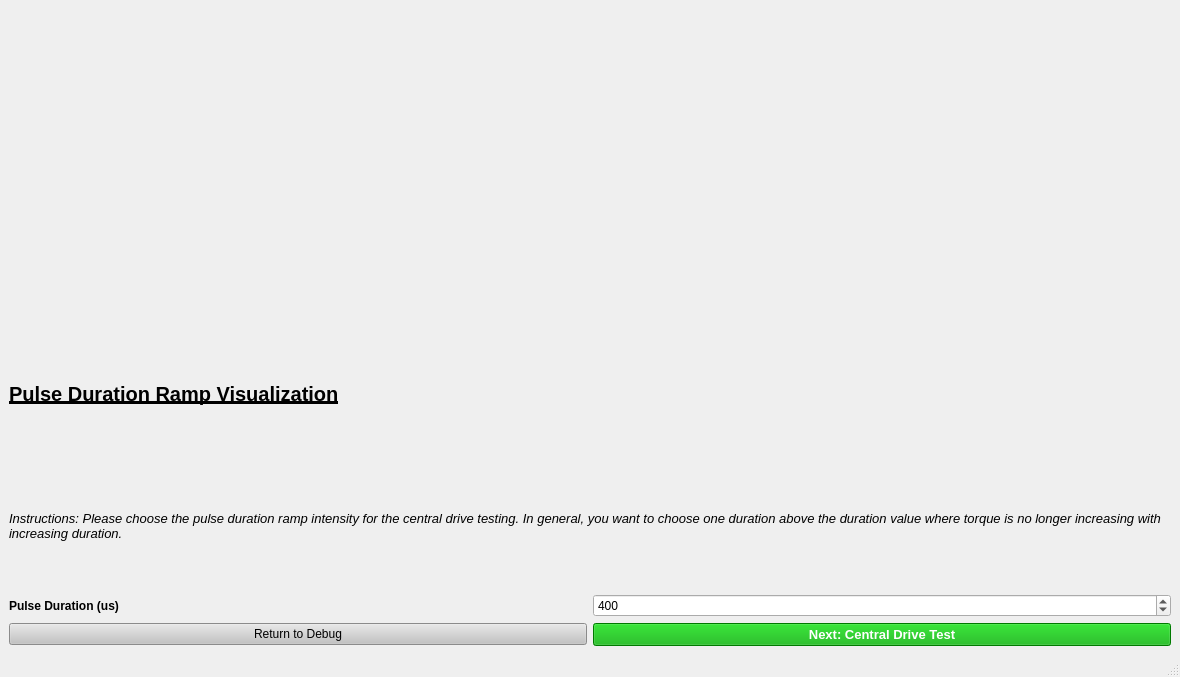
<?xml version="1.0" encoding="UTF-8"?>
<ui version="4.0">
 <class>MainWindow</class>
 <widget class="QMainWindow" name="MainWindow">
  <property name="geometry">
   <rect>
    <x>0</x>
    <y>0</y>
    <width>1180</width>
    <height>677</height>
   </rect>
  </property>
  <property name="windowTitle">
   <string>Central Drive Estimation</string>
  </property>
  <widget class="QWidget" name="centralwidget">
   <layout class="QGridLayout" name="gridLayout">
    <item row="0" column="0">
     <layout class="QVBoxLayout" name="verticalLayout">
      <item>
       <widget class="QWidget" name="TorquePlot" native="true">
        <layout class="QHBoxLayout" name="horizontalLayout"/>
       </widget>
      </item>
     </layout>
    </item>
    <item row="1" column="0">
     <layout class="QGridLayout" name="gridLayout_2">
      <item row="0" column="0" colspan="2">
       <widget class="QLabel" name="label">
        <property name="font">
         <font>
          <pointsize>15</pointsize>
          <weight>75</weight>
          <bold>true</bold>
          <underline>true</underline>
         </font>
        </property>
        <property name="text">
         <string>Pulse Duration Ramp Visualization</string>
        </property>
       </widget>
      </item>
      <item row="1" column="0" colspan="2">
       <widget class="QLabel" name="label_2">
        <property name="font">
         <font>
          <pointsize>10</pointsize>
          <italic>true</italic>
         </font>
        </property>
        <property name="text">
         <string>Instructions: Please choose the pulse duration ramp intensity for the central drive testing. In general, you want to choose one duration above the duration value where torque is no longer increasing with increasing duration. </string>
        </property>
        <property name="wordWrap">
         <bool>true</bool>
        </property>
       </widget>
      </item>
      <item row="2" column="1">
       <widget class="QSpinBox" name="desiredDuration_sp">
        <property name="minimum">
         <number>50</number>
        </property>
        <property name="maximum">
         <number>600</number>
        </property>
        <property name="singleStep">
         <number>50</number>
        </property>
        <property name="value">
         <number>400</number>
        </property>
       </widget>
      </item>
      <item row="2" column="0">
       <widget class="QLabel" name="label_3">
        <property name="font">
         <font>
          <weight>75</weight>
          <bold>true</bold>
         </font>
        </property>
        <property name="text">
         <string>Pulse Duration (us)</string>
        </property>
       </widget>
      </item>
      <item row="3" column="0">
       <widget class="QPushButton" name="returnToMain_pb">
        <property name="styleSheet">
         <string notr="true">background-color: rgb(195, 195, 195);</string>
        </property>
        <property name="text">
         <string>Return to Debug</string>
        </property>
       </widget>
      </item>
      <item row="3" column="1">
       <widget class="QPushButton" name="nextCDTest_pb">
        <property name="font">
         <font>
          <pointsize>10</pointsize>
          <weight>75</weight>
          <bold>true</bold>
         </font>
        </property>
        <property name="styleSheet">
         <string notr="true">color: rgb(255, 255, 255);
background-color: rgb(0, 170, 0);</string>
        </property>
        <property name="text">
         <string>Next: Central Drive Test</string>
        </property>
       </widget>
      </item>
     </layout>
    </item>
   </layout>
  </widget>
  <widget class="QMenuBar" name="menubar">
   <property name="geometry">
    <rect>
     <x>0</x>
     <y>0</y>
     <width>1180</width>
     <height>26</height>
    </rect>
   </property>
  </widget>
  <widget class="QStatusBar" name="statusbar"/>
 </widget>
 <resources/>
 <connections/>
</ui>
